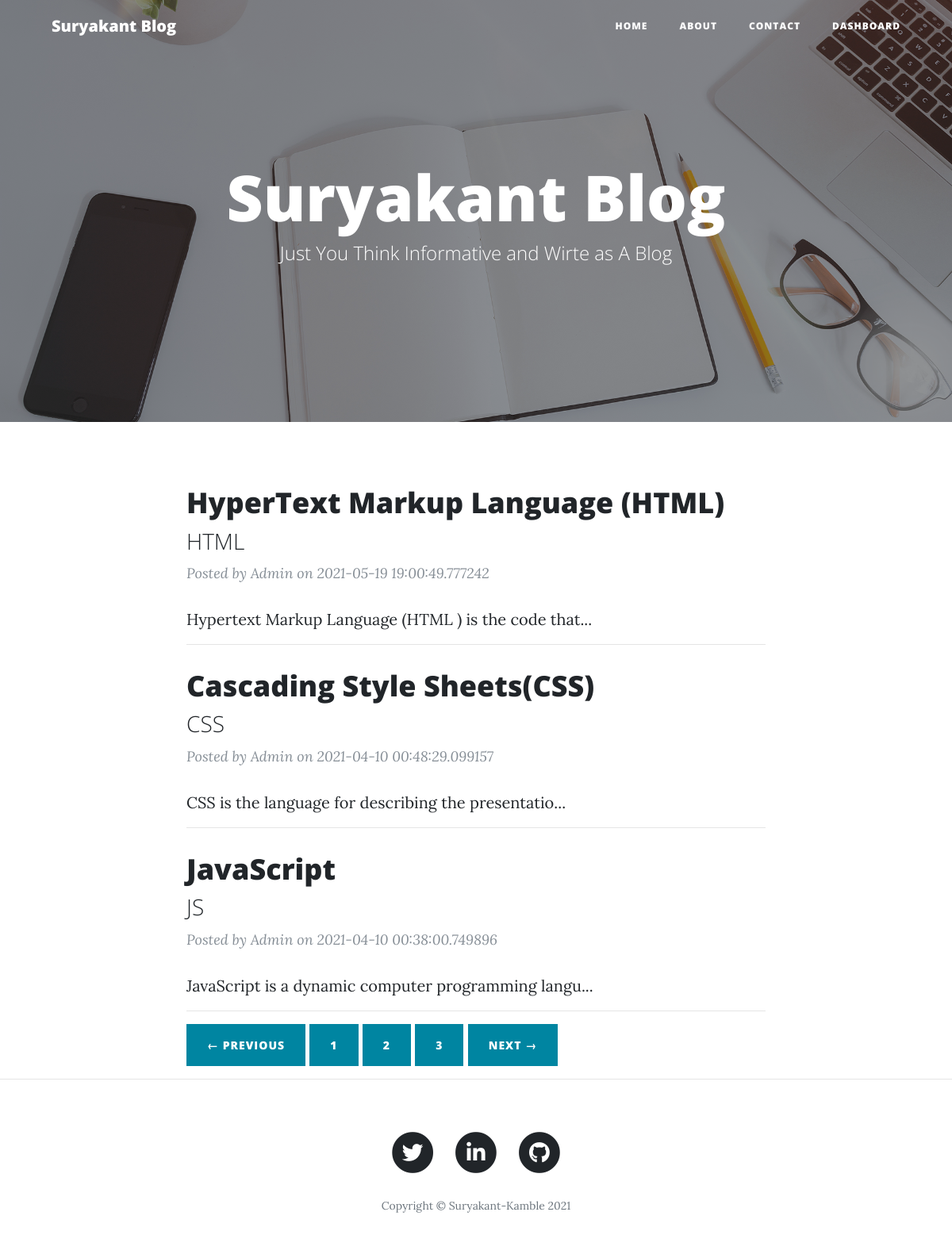
The page / on the database its author committed.
### main.py (models this page shows)
class Posts(db.Model):
    sr_no = db.Column(db.Integer, primary_key=True)
    name = db.Column(db.String(80), primary_key=True)
    title = db.Column(db.String(80), nullable=False)
    slug = db.Column(db.String(20), nullable=False)
    content = db.Column(db.String(120), nullable=False)
    date_time = db.Column(db.DateTime, default=datetime.utcnow)
    img_file = db.Column(db.String(20), nullable=False)
    sub_title = db.Column(db.String(80), nullable=False)

### main.py (the view)
@app.route('/')
def home():
    post =(Posts.query.filter_by().all())
    lean=len(post)
    page = request.args.get("page", type=int, default=1)
    records = request.args.get("records", type=int, default=3)
    total_pages = math.ceil(lean/records)
    print(total_pages)
    posts = post[(page-1)*records :((page-1)*records) + records]
    if total_pages > page:
        previous= 1
        next = page + 1
    elif page==total_pages:
        previous = page -1
        next= total_pages
    else:
        previous = page -1
        next = page + 1
    return render_template("index.html",records=records,next=next,previous=previous, lean=total_pages, param=con_param, posts=posts)

### templates/index.html
{% extends "layout.html" %}
{% block body %}
  <header class="masthead" style="background-image: url('{{url_for('static', filename='img/home-bg.jpg')}}')">
    <div class="overlay"></div>
    <div class="container">
      <div class="row">
        <div class="col-lg-8 col-md-10 mx-auto">
          <div class="site-heading">
            <h1>{{param['blog_name']}}</h1>
            <span class="subheading">{{param['tag_line']}}</span>
          </div>
        </div>
      </div>
    </div>
  </header>
  <div class="container">
    <div class="row">
      <div class="col-lg-8 col-md-10 mx-auto">
      {% for post in posts %}
            <div class="post-preview">
              <a href="/post/{{post.slug}}">
                <h2 class="post-title">
                  {{post.title}}
                </h2>
                <h3 class="post-subtitle">
                 {{post.sub_title}}
                </h3>
              </a>
              <p class="post-meta">Posted by
               {{post.name}}
                on {{post.date_time}}</p>
            </div>
            {{post.content[0:50]}}...
            <hr>
      {% endfor %}
        <div class="clearfix">
            <a class="btn btn-primary btn-sm" href="/?page={{ previous }}">&larr; Previous </a>
              {% for i in range(1,lean+1) %}
                <a class="btn btn-primary" href="/?page={{i}}">{{i}}</a>
              {% endfor %}
            <a href="/?page={{next}}"><button class="btn btn-sm btn-primary">Next &rarr;</button></a>
          </div>
      </div>
    </div>
  </div>
 {% endblock %}

### templates/layout.html (shortened to what this page needs)
<!DOCTYPE html>
<html lang="en">
<head>
  <link href= "{{url_for('static', filename= 'vendor/bootstrap/css/bootstrap.min.css')}}" rel="stylesheet">
  <link href="{{url_for('static', filename='vendor/fontawesome-free/css/all.min.css')}}" rel="stylesheet" type="text/css">
  <link href="{{url_for('static',filename='css/clean-blog.min.css')}}" rel="stylesheet">
</head>
<body>
  <nav class="navbar navbar-expand-lg navbar-light fixed-top" id="mainNav">
    <div class="container">
      <a class="navbar-brand" href="/">{{ param['blog_name'] }}</a>
      <div class="collapse navbar-collapse" id="navbarResponsive"  >
        <ul class="navbar-nav ml-auto">
          <li class="nav-item">
            <a class="nav-link" href="/">Home</a>
          </li>
          <li class="nav-item">
            <a class="nav-link" href="/about">About</a>
          </li>
          <li class="nav-item">
            <a class="nav-link" href="/contact">Contact</a>
          </li>
          <li class="nav-item">
           <a class="nav-link" href="/dashboard">Dashboard</a>
          </li>
        </ul>
      </div>
    </div>
  </nav>
 {% block body %} {% endblock %}
 <hr>
  <footer>
    <div class="container">
      <div class="row">
        <div class="col-lg-8 col-md-10 mx-auto">
          <ul class="list-inline text-center">
            <li class="list-inline-item">
              <a href="{{ param['tw_url']}}" target="_blank">
                <span class="fa-stack fa-lg">
                  <i class="fas fa-circle fa-stack-2x"></i>
                  <i class="fab fa-twitter fa-stack-1x fa-inverse"></i>
                </span>
              </a>
            </li>
            <li class="list-inline-item">
              <a href="{{param['linkedin_url']}}" target="_blank">
                <span class="fa-stack fa-lg">
                  <i class="fas fa-circle fa-stack-2x"></i>
                  <i class="fab fa-linkedin-in fa-stack-1x fa-inverse"></i>
                </span>
              </a>
            </li>
            <li class="list-inline-item">
              <a href="{{param['gt_url']}}" target="_blank">
                <span class="fa-stack fa-lg">
                  <i class="fas fa-circle fa-stack-2x"></i>
                  <i class="fab fa-github fa-stack-1x fa-inverse"></i>
                </span>
              </a>
            </li>
          </ul>
          <p class="copyright text-muted">Copyright &copy; Suryakant-Kamble 2021</p>
        </div>
      </div>
    </div>
  </footer>
</body>
</html>

### rows shown on the page
Posts: title "HyperText Markup Language (HTML)", sub_title "HTML", name "Admin", date_time "2021-05-19 19:00:49.777242", content "Hypertext Markup Language (HTML ) is the code that"
Posts: title "Cascading Style Sheets(CSS)", sub_title "CSS", name "Admin", date_time "2021-04-10 00:48:29.099157", content "CSS is the language for describing the presentatio"
Posts: title "JavaScript", sub_title "JS", name "Admin", date_time "2021-04-10 00:38:00.749896", content "JavaScript is a dynamic computer programming langu"

### other values the page prints
{{ param['blog_name'] }} "Suryakant Blog"
{{ param['tag_line'] }} "Just You Think Informative and Wirte as A Blog"
{{ i }} "1" "2" "3"
